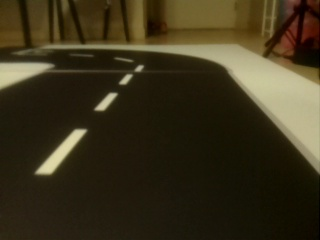
#> input picture image.jpg, 320 x 240 px
$ python cls2.py
#> lines starting #> are read from the running program, lines starting #| are printed output that depends on the picture
#!/usr/bin/python
# -*- coding: utf-8 -*-

'''
使用 Matplotlib 载入图片
https://www.kancloud.cn/aollo/aolloopencv/259610
'''

import cv2
from matplotlib import pyplot as plt

img = cv2.imread('image.jpg', 0)
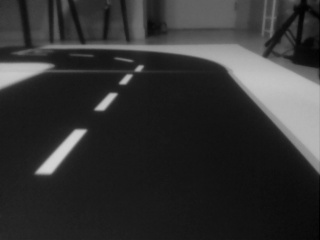
#> img: shape (240, 320); min 0, max 213, mean 50.3
plt.imshow(img, cmap='gray', interpolation='bicubic')
plt.xticks([]), plt.yticks([])  # to hide tick values on X and Y axis
plt.show()

'''
报错：RuntimeError: Python is not installed as a framework
https://blog.csdn.net/patrick75/article/details/50885025
'''
